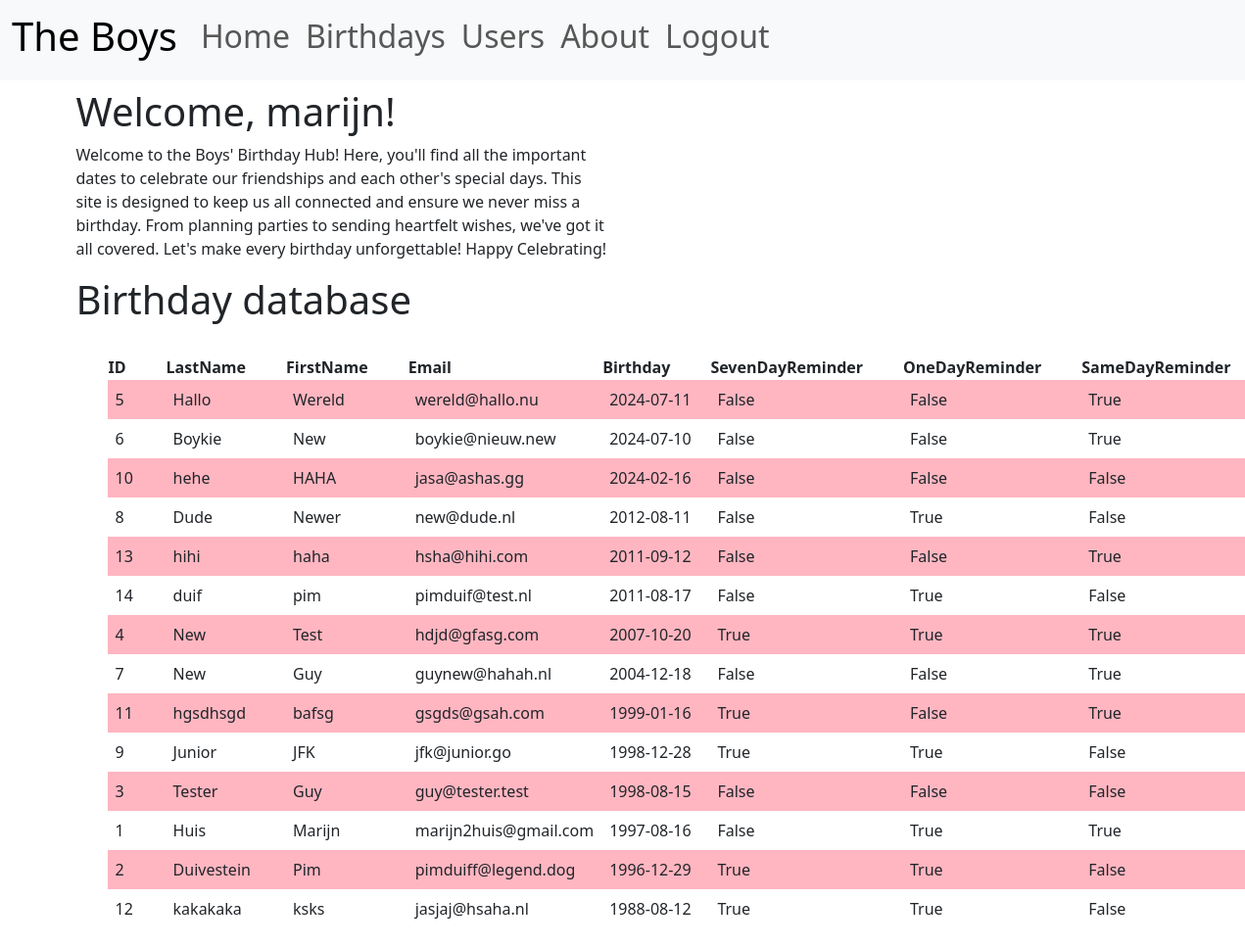
Page / (signed in) on the earlier database version.
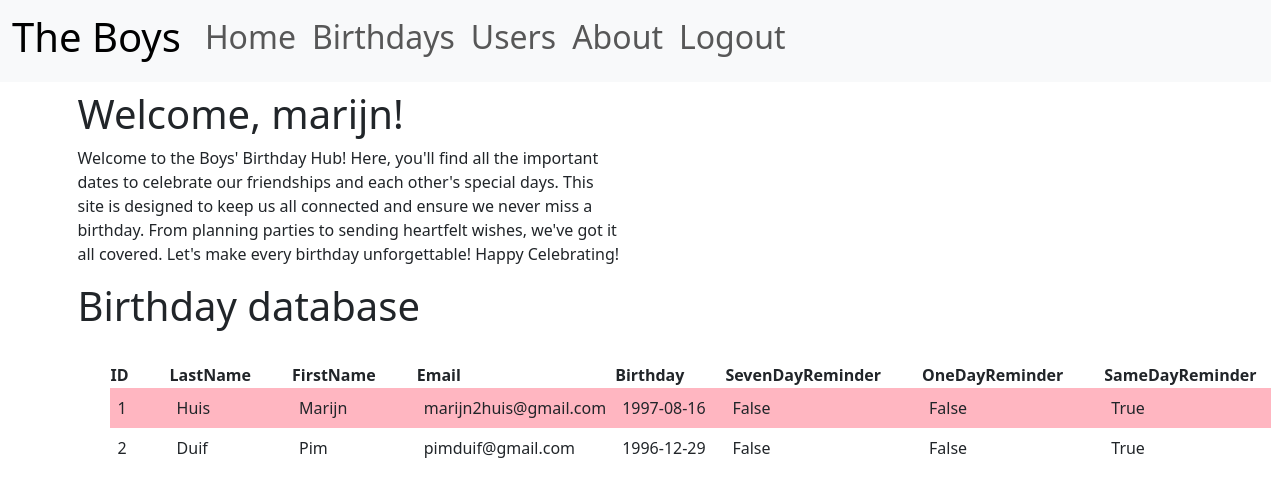
Same page on the later database version.
### app/models.py (models this page shows, shortened)
class User(UserMixin, db.Model):
    id: so.Mapped[int] = so.mapped_column(primary_key=True)
    username: so.Mapped[str] = so.mapped_column(sa.String(64), index=True, unique=True)
    email: so.Mapped[str] = so.mapped_column(sa.String(120), index=True, unique=True)
    password_hash: so.Mapped[Optional[str]] = so.mapped_column(sa.String(256))

class Birthday(db.Model):
    id: so.Mapped[int] = so.mapped_column(primary_key=True)
    lastname: so.Mapped[str]= so.mapped_column(sa.String(100), nullable=False)
    firstname: so.Mapped[str]= so.mapped_column(sa.String(100), nullable=False)
    email: so.Mapped[str]= so.mapped_column(sa.String(80), unique=True, nullable=False)
    birthday: so.Mapped[datetime] = so.mapped_column(sa.Date)
    seven_day_notify: so.Mapped[bool] = so.mapped_column(sa.Boolean)
    one_day_notify: so.Mapped[bool] = so.mapped_column(sa.Boolean)
    same_day_notify: so.Mapped[bool] = so.mapped_column(sa.Boolean)
    created_at: so.Mapped[datetime] = so.mapped_column(sa.DateTime(timezone=True), server_default=func.now())

### app/routes.py (the view)
@app.route('/')
@login_required
def index():
    app.logger.debug("Getting  birthdays and sorting...")
    query = sa.select(Birthday).order_by(Birthday.birthday.desc())
    birthdays = db.session.scalars(query).all()
    return render_template("index.html", birthdays = birthdays)

### app/models.py (called while the page is built)
@login.user_loader
def load_user(id):
    return db.session.get(User, int(id))

### app/templates/index.html
{% extends 'base.html' %}
{% block content %}
<div class="container mt-2">
<div class="row">
  <div class="col-md-6">
  <h1>{% block title %} Welcome, {{ current_user.username }}! {% endblock %}</h1>
    <p>Welcome to the Boys' Birthday Hub!
      Here, you'll find all the important dates to celebrate our friendships and each other's special days. This site is designed to keep us all connected and ensure we never miss a birthday. From planning parties to sending heartfelt wishes, we've got it all covered. Let's make every birthday unforgettable!
      Happy Celebrating!
    </p>
  </div>
</div>
  <h1>Birthday database</h1>
  <table>
    <tr>
      <th>ID</th>
      <th>LastName</th>
      <th>FirstName</th>
      <th>Email</th>
      <th>Birthday</th>
      <th>SevenDayReminder</th>
      <th>OneDayReminder</th>
      <th>SameDayReminder</th>
    </tr>
    {% for bday in birthdays %}
    <tr>
      <td>{{ bday.id }}</td>
      <td>{{ bday.lastname }}</td>
      <td>{{ bday.firstname }}</td>
      <td>{{ bday.email }}</td>
      <td>{{ bday.birthday }}</td>
      <td>{{ bday.seven_day_notify }}</td>
      <td>{{ bday.one_day_notify }}</td>
      <td>{{ bday.same_day_notify }}</td>
    </tr>
    {% endfor %}
  </table>
</div>
{% endblock %}

### app/templates/base.html (shortened to what this page needs)
<!DOCTYPE html>
<html>
<head>
  <link rel = "stylesheet" href = "{{ url_for('static', filename='styles.css') }}"/>
  <link href="https://cdn.jsdelivr.net/npm/bootstrap@5.3.3/dist/css/bootstrap.min.css" rel="stylesheet">
</head>
<body>
  <nav class="navbar navbar-expand-lg navbar-light bg-light">
    <div class="container-fluid">
        <a class="navbar-brand" href="#"><h1>The Boys</h1></a>
        <div class="collapse navbar-collapse" id="navbarNav">
            <ul class="navbar-nav">
                <li class="nav-item active">
                    <a class="nav-link" href="{{ url_for('index') }}"><h2>Home</h2></a>
                </li>
                <li class="nav-item">
                    <a class="nav-link" href="{{ url_for('birthday_page') }}"><h2>Birthdays</h2></a>
                </li>
                <li class="nav-item">
                  <a class="nav-link" href="{{ url_for('users_page') }}"><h2>Users</h2></a>
              </li>
              <li class="nav-item">
                <a class="nav-link" href="{{ url_for('about') }}"><h2>About</h2></a>
              </li>
            </ul>
            <ul class="navbar-nav">
              {% if current_user.is_anonymous %}
              <li class="nav-item">
                <a class="nav-link" href="{{ url_for('login') }}"><h2>Login</h2></a>
              </li>
              {% else %}
              <li class="nav-item">
                <a class="nav-link" href="{{ url_for('logout') }}"><h2>Logout</h2></a>
              </li>
              {% endif %}
            </ul>
        </div>
    </div>
</nav>
<div class="content">
    {% block content %} {% endblock %}
</div>
</body>
</html>

### app/static/styles.css (style rules this page uses)
body { margin: 2em; }
table { margin: 2em; border-collapse: collapse; }
tr:nth-child(even) { background-color: lightpink; }
th { padding-right: 2.5em; }
td { padding: .5em; }

Differences in the rows shown:
removed Birthday: id "5", lastname "Hallo", firstname "Wereld", email "wereld@hallo.nu", birthday "2024-07-11", seven_day_notify "False", one_day_notify "False", same_day_notify "True"
removed Birthday: id "6", lastname "Boykie", firstname "New", email "boykie@nieuw.new", birthday "2024-07-10", seven_day_notify "False", one_day_notify "False", same_day_notify "True"
removed Birthday: id "10", lastname "hehe", firstname "HAHA", email "jasa@ashas.gg", birthday "2024-02-16", seven_day_notify "False", one_day_notify "False", same_day_notify "False"
removed Birthday: id "8", lastname "Dude", firstname "Newer", email "new@dude.nl", birthday "2012-08-11", seven_day_notify "False", one_day_notify "True", same_day_notify "False"
removed Birthday: id "13", lastname "hihi", firstname "haha", email "hsha@hihi.com", birthday "2011-09-12", seven_day_notify "False", one_day_notify "False", same_day_notify "True"
removed Birthday: id "14", lastname "duif", firstname "pim", email "pimduif@test.nl", birthday "2011-08-17", seven_day_notify "False", one_day_notify "True", same_day_notify "False"
removed Birthday: id "4", lastname "New", firstname "Test", email "hdjd@gfasg.com", birthday "2007-10-20", seven_day_notify "True", one_day_notify "True", same_day_notify "True"
removed Birthday: id "7", lastname "New", firstname "Guy", email "guynew@hahah.nl", birthday "2004-12-18", seven_day_notify "False", one_day_notify "False", same_day_notify "True"
removed Birthday: id "11", lastname "hgsdhsgd", firstname "bafsg", email "gsgds@gsah.com", birthday "1999-01-16", seven_day_notify "True", one_day_notify "False", same_day_notify "True"
removed Birthday: id "9", lastname "Junior", firstname "JFK", email "jfk@junior.go", birthday "1998-12-28", seven_day_notify "True", one_day_notify "True", same_day_notify "False"
removed Birthday: id "3", lastname "Tester", firstname "Guy", email "guy@tester.test", birthday "1998-08-15", seven_day_notify "False", one_day_notify "False", same_day_notify "False"
removed Birthday: id "12", lastname "kakakaka", firstname "ksks", email "jasjaj@hsaha.nl", birthday "1988-08-12", seven_day_notify "True", one_day_notify "True", same_day_notify "False"
changed Birthday "Huis": one_day_notify "True" → "False"
changed Birthday "Pim": lastname "Duivestein" → "Duif"; email "pimduiff@legend.dog" → "pimduif@gmail.com"; seven_day_notify "True" → "False"; one_day_notify "True" → "False"; same_day_notify "False" → "True"
